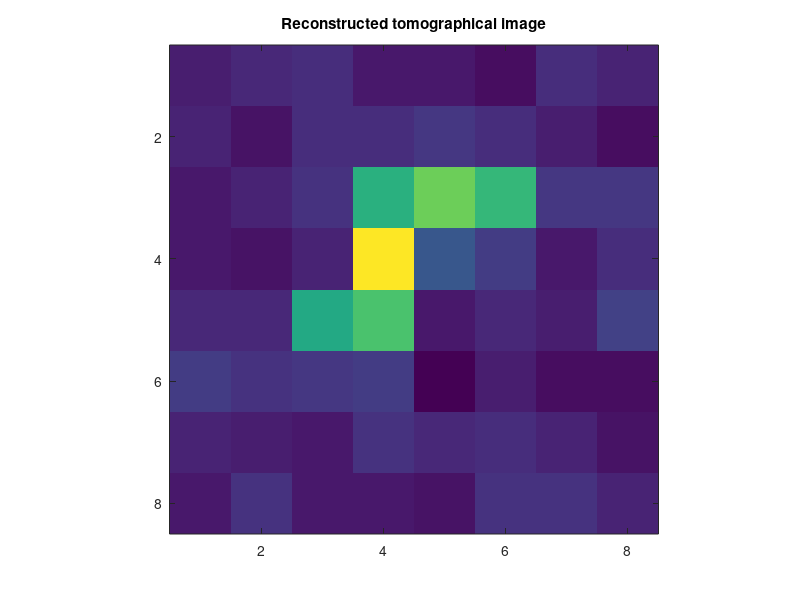

MATLAB code to generate this figure:
% Mika L
%reconstructs picture from tomografical experiement
load('in_out_coordinate_data.mat')
load('radioactivity_count_data.mat')

%grid size
gsize=[8 8]';

%put coordinate data into a matrix
MitM=[
Mit1;%0 directly
Mit2;%on straight 90 angle  
Mit3;
Mit4;%on angle 45
Mit5;
Mit6;%ending,-45
Mit7;
Mit8;%"hand fan"1
Mit9;
Mit10;%"hand fan"2
Mit11;
Mit12;%"hand fan"3


];


rdivec=[
rdi1;
rdi2;
rdi3;
rdi4;
rdi5;
rdi6;
rdi7;
rdi8;
rdi9;
rdi10;
rdi11;
rdi12;


];

%solution is based to taking the logarithm:
logvec=-log(rdivec/max(rdivec));

msize=size(MitM);

%init pic matrix
KuvM=zeros(msize(1),gsize(1)*gsize(2));



% 3 nested loops, inside nCr(4,2)=6 condition-checks 
%with 8 conditions
for k=1:msize(1)

A=[MitM(k,1) MitM(k,2)]';
B=[MitM(k,3) MitM(k,4)]';


M=zeros(gsize(1),gsize(2));

%loop every pixel
for m=1:gsize(1)
for n=1:gsize(2)
    
pa=A+((m-A(1))/(B(1)-A(1)))*(B-A);%starting point grid cell row 
pb=A+((m-1-A(1))/(B(1)-A(1)))*(B-A);%starting point grid cell col 
pc=A+((n-A(2))/(B(2)-A(2)))*(B-A);%ending point grid cell row 
pd=A+((n-1-A(2))/(B(2)-A(2)))*(B-A);%ending point grid cell col 


%check every nCr possibility, if radiation hits a grid, calculate 
%geometrical path length in that grid cell
%4 sides and in+out so nCr=6
if m-1<=pa(1) && pa(1)<=m && n-1<=pa(2) && pa(2)<=n && m-1<=pb(1) && pb(1)<=m && n-1<=pb(2) && pb(2)<=n
    if sqrt((pa(1)-pb(1))^2+(pa(2)-pb(2))^2)>0
    M(m,n)=sqrt((pa(1)-pb(1))^2+(pa(2)-pb(2))^2);
    end
end

if m-1<=pa(1) && pa(1)<=m && n-1<=pa(2) && pa(2)<=n && m-1<=pc(1) && pc(1)<=m && n-1<=pc(2) && pc(2)<=n
    if sqrt((pa(1)-pc(1))^2+(pa(2)-pc(2))^2)>0
    M(m,n)=sqrt((pa(1)-pc(1))^2+(pa(2)-pc(2))^2);
    end
end


if m-1<=pa(1) && pa(1)<=m && n-1<=pa(2) && pa(2)<=n && m-1<=pd(1) && pd(1)<=m && n-1<=pd(2) && pd(2)<=n
    if sqrt((pa(1)-pd(1))^2+(pa(2)-pd(2))^2)>0
    M(m,n)=sqrt((pa(1)-pd(1))^2+(pa(2)-pd(2))^2);
    end
end

if m-1<=pb(1) && pb(1)<=m && n-1<=pb(2) && pb(2)<=n && m-1<=pc(1) && pc(1)<=m && n-1<=pc(2) && pc(2)<=n
    if sqrt((pb(1)-pc(1))^2+(pb(2)-pc(2))^2)>0
    M(m,n)=sqrt((pb(1)-pc(1))^2+(pb(2)-pc(2))^2);
    end
end


if m-1<=pb(1) && pb(1)<=m && n-1<=pb(2) && pb(2)<=n && m-1<=pd(1) && pd(1)<=m && n-1<=pd(2) && pd(2)<=n
    
    if sqrt((pb(1)-pd(1))^2+(pb(2)-pd(2))^2) >0
    M(m,n)=sqrt((pb(1)-pd(1))^2+(pb(2)-pd(2))^2);   
    end
    
end

if m-1<=pc(1) && pc(1)<=m && n-1<=pc(2) && pc(2)<=n && m-1<=pd(1) && pd(1)<=m && n-1<=pd(2) && pd(2)<=n
    
    if sqrt((pc(1)-pd(1))^2+(pc(2)-pd(2))^2)>0
    M(m,n)=sqrt((pc(1)-pd(1))^2+(pc(2)-pd(2))^2);
    end
    
end


end
end

Mres=reshape(M,[gsize(1)*gsize(2),1]);
KuvM(k,:)=Mres;

end



idim=size(KuvM'*KuvM);
I=eye(idim(1));


%%%%Andrei Tikhonov's regularization
L0=I;
L1=diff(I);
L2=diff(diff(I));

tikho0=L0'*L0;
tikho1=L1'*L1;
tikho2=L2'*L2;


alpha=10^(-1);
tikho=tikho2;


picvec=(KuvM'*KuvM+alpha*tikho)\KuvM'*logvec;
%matlab operand x\y means inverse(x)*y
pic=reshape(picvec,gsize(1),gsize(2));
imagesc(pic);
title('Reconstructed tomographical image')
axis image


